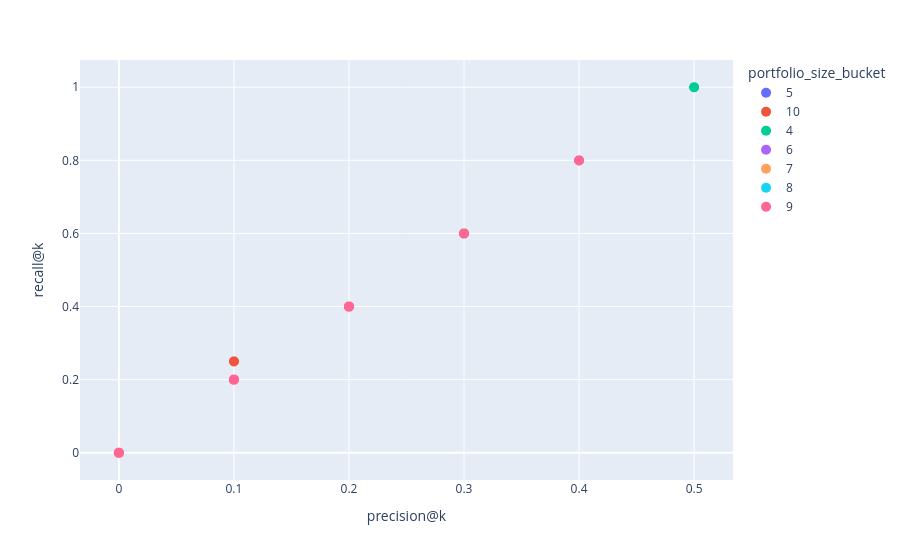

Write notebook code for a chart like this one.
### Code cell
fig = px.scatter(results_df, x="precision@k", y="recall@k", color="portfolio_size_bucket") #symbol
fig.update_traces(marker=dict(size=10))
fig.show()

### Figure 1 — Plotly figure (JSON) as saved in the notebook; plotly's stock layout.template omitted (floating-point values rounded to 4 significant figures; data arrays with more than 128 entries replaced by an {"elided": "..."} marker saying what was removed)
{"data": [{"hovertemplate": "portfolio_size_bucket=5<br>precision@k=%{x}<br>recall@k=%{y}<extra></extra>", "legendgroup": "5", "marker": {"color": "#636efa", "size": 10, "symbol": "circle"}, "mode": "markers", "name": "5", "showlegend": true, "type": "scattergl", "x": {"elided": "584 float values"}, "xaxis": "x", "y": {"elided": "584 float values"}, "yaxis": "y"}, {"hovertemplate": "portfolio_size_bucket=10<br>precision@k=%{x}<br>recall@k=%{y}<extra></extra>", "legendgroup": "10", "marker": {"color": "#EF553B", "size": 10, "symbol": "circle"}, "mode": "markers", "name": "10", "showlegend": true, "type": "scattergl", "x": {"elided": "704 float values"}, "xaxis": "x", "y": {"elided": "704 float values"}, "yaxis": "y"}, {"hovertemplate": "portfolio_size_bucket=4<br>precision@k=%{x}<br>recall@k=%{y}<extra></extra>", "legendgroup": "4", "marker": {"color": "#00cc96", "size": 10, "symbol": "circle"}, "mode": "markers", "name": "4", "showlegend": true, "type": "scattergl", "x": {"elided": "708 float values"}, "xaxis": "x", "y": {"elided": "708 float values"}, "yaxis": "y"}, {"hovertemplate": "portfolio_size_bucket=6<br>precision@k=%{x}<br>recall@k=%{y}<extra></extra>", "legendgroup": "6", "marker": {"color": "#ab63fa", "size": 10, "symbol": "circle"}, "mode": "markers", "name": "6", "showlegend": true, "type": "scattergl", "x": {"elided": "339 float values"}, "xaxis": "x", "y": {"elided": "339 float values"}, "yaxis": "y"}, {"hovertemplate": "portfolio_size_bucket=7<br>precision@k=%{x}<br>recall@k=%{y}<extra></extra>", "legendgroup": "7", "marker": {"color": "#FFA15A", "size": 10, "symbol": "circle"}, "mode": "markers", "name": "7", "showlegend": true, "type": "scattergl", "x": {"elided": "248 float values"}, "xaxis": "x", "y": {"elided": "248 float values"}, "yaxis": "y"}, {"hovertemplate": "portfolio_size_bucket=8<br>precision@k=%{x}<br>recall@k=%{y}<extra></extra>", "legendgroup": "8", "marker": {"color": "#19d3f3", "size": 10, "symbol": "circle"}, "mode": "markers", "name": "8", "showlegend": true, "type": "scattergl", "x": {"elided": "250 float values"}, "xaxis": "x", "y": {"elided": "250 float values"}, "yaxis": "y"}, {"hovertemplate": "portfolio_size_bucket=9<br>precision@k=%{x}<br>recall@k=%{y}<extra></extra>", "legendgroup": "9", "marker": {"color": "#FF6692", "size": 10, "symbol": "circle"}, "mode": "markers", "name": "9", "showlegend": true, "type": "scattergl", "x": {"elided": "151 float values"}, "xaxis": "x", "y": {"elided": "151 float values"}, "yaxis": "y"}], "layout": {"legend": {"title": {"text": "portfolio_size_bucket"}, "tracegroupgap": 0}, "margin": {"t": 60}, "xaxis": {"anchor": "y", "domain": [0, 1], "title": {"text": "precision@k"}}, "yaxis": {"anchor": "x", "domain": [0, 1], "title": {"text": "recall@k"}}}}
